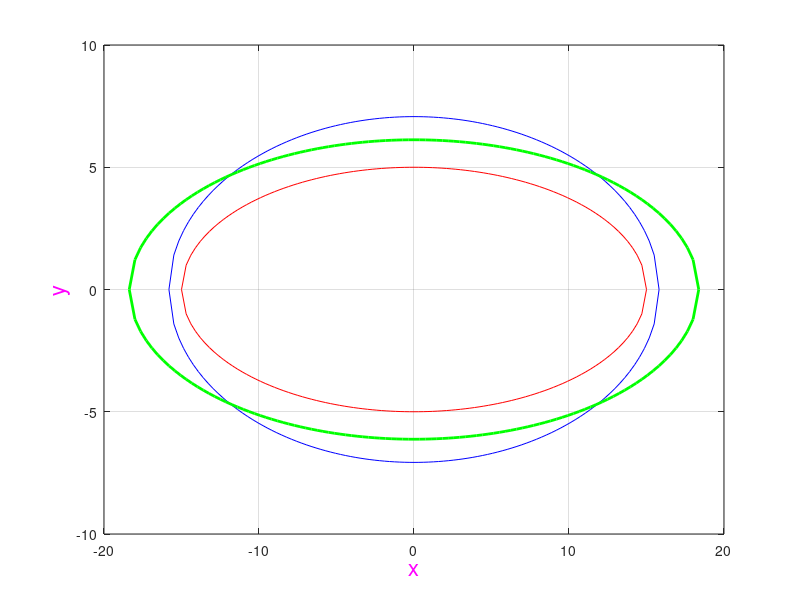

Recreate this plot in MATLAB. (Note: this script raises an error after producing the figure.)
a=15.0;
b=5.0;
t0=1.5;
s=25.0;

N=101;
x=zeros(2*N,3);
y=zeros(2*N,3);

for i=1:N
   x(i,1)=a*(-1+2/(N-1)*(i-1));
   x(N+i,1)=-a*(-1+2/(N-1)*(i-1));
   y(i,1)=b*sqrt(1-(x(i,1)/a)^2);
   y(N+i,1)=-b*sqrt(1-(x(N+i,1)/a)^2);
   x(i,2)=sqrt(a^2+s)*(-1+2/(N-1)*(i-1));
   x(N+i,2)=-sqrt(a^2+s)*(-1+2/(N-1)*(i-1));
   y(i,2)=sqrt((b^2+s)*(1-x(i,2)^2/(a^2+s)));
   y(N+i,2)=-sqrt((b^2+s)*(1-x(N+i,2)^2/(a^2+s)));
   x(i,3)=sqrt(a^2*t0)*(-1+2/(N-1)*(i-1));
   x(N+i,3)=-sqrt(a^2*t0)*(-1+2/(N-1)*(i-1));
   y(i,3)=sqrt((b^2*t0)*(1-x(i,3)^2/(a^2*t0)));
   y(N+i,3)=-sqrt((b^2*t0)*(1-x(N+i,3)^2/(a^2*t0)));
end

figure (10)
plot (x(:,1),y(:,1),'r',x(:,2),y(:,2),'b',x(:,3),y(:,3),'g','LineWidth',2)
xlabel('x','FontSize',16,'Color','m')
ylabel('y','FontSize',16,'Color','m')
grid on


pi=3.14159265358;
qEl_CGSE=4.8032045e-10;        % CGSE
qEl_C=1.602176565e-19;         % C
mEl_g=9.1098291e-28;           % g
mEl_MeV=0.510998928;           % MeV
cLight=2.99792458e10;          % cm/s
MeV2erg=1.602176565e-6;
A2SGSE=qEl_CGSE/qEl_C;

Ekin=0.03;                % MeV
Bfield=500.0;             % Gs

gamma=1+Ekin/mEl_MeV;
beta=sqrt(1-1/gamma^2);
vel=beta*cLight;          % cm/s
p=MeV2erg/cLight*sqrt(Ekin*(Ekin+2*mEl_MeV));   % g*cm/s

ro_Larm=p*cLight/(q_e*Bfield);                   % cm

k_Br=1/sqrt(2)/ro_Larm;                          % 1/cm
lambda_Br=2*pi/k_Br;

current=0.1;                                     % A
J=qEl_CGSE*A2SGSE*current/(beta^2*gamma^3*mEl_g*cLight^3);


a0=5.0;                                          % cm
ro_Br=a0/2;                                      % cm
B_Br=p*cLight/(q_e*ro_Br);                       % Gs

k_kuts=q_e*Bfield/(2*mEl_g*cLight*beta*gamma)



